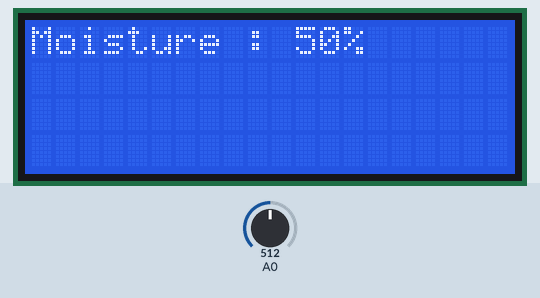
A sketch run on a simulated Arduino Uno, built with avr-gcc and run on an emulated ATmega328P. Parts: 20×4 character LCD. The inputs (shaded band) are chosen by the test bench; at power-on: A0 = 512. What the sketch prints to the serial monitor is not drawn.

Above: at 1.7 s.
1.8 s: A0 set to 716
At 2.5 s:
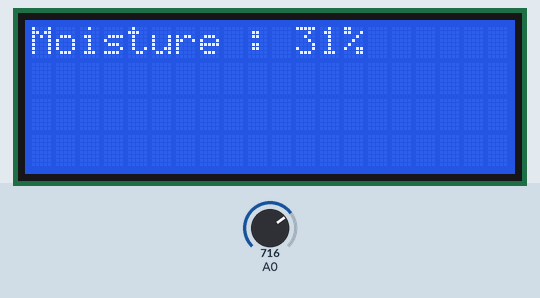
4.9 s: A0 set to 900
At 5.6 s:
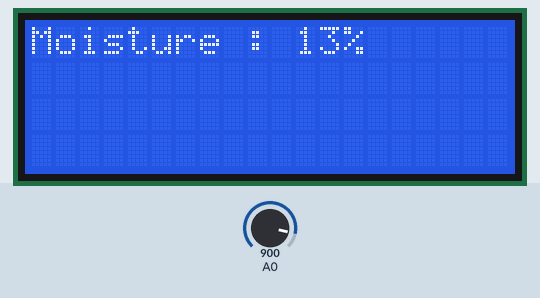
6.7 s: A0 set to 1023
At 7.2 s:
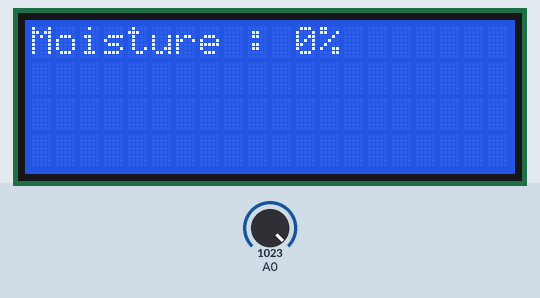
Timing chart, 0 to 9.7 s (numbered marks = the images above; inputs shaded):
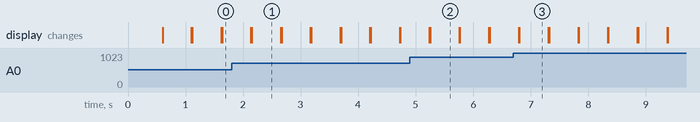

The sketch:

2_SoilMosture.ino
```cpp
/*https://www.youtube.com/watch?v=ejJOD0WQGRM&t=724s
 *
 */
#include <Wire.h>
#include <LiquidCrystal_I2C.h>
LiquidCrystal_I2C lcd(0x27, 20, 4); // set the LCD address to 0x27 for a 20 chars and 4 line display

int soil;
int moisture;
void setup()
{
  //lcd.init();               // initialize the lcd
  Serial.begin(9600);
  lcd.begin(20, 4);
  lcd.backlight();          //backlight turn on

  lcd.setCursor(0, 0);
  lcd.print("Welcome This Project");
  delay(500);
  lcd.clear();
}

void loop() {
  // put your main code here, to run repeatedly:
  soil = analogRead(A0);
  moisture = map(soil, 0, 1023, 100, 0);
  lcd.setCursor(0, 0);
  lcd.print("Moisture : ");
  lcd.print(moisture);
  lcd.print("%");
  Serial.println(moisture);
  delay(500);
  lcd.clear();
}
```

Measured:
- after the input at 1.8 s, the display: first differs from a run without the input after 0.35 s (image 1)
- after the input at 4.9 s, the display: first differs from a run without the input after 0.35 s (image 2)
- after the input at 6.7 s, the display: first differs from a run without the input after 0.10 s (image 3)
- what the display in image 1 shows lasts 0.5 s, from 2.2 s to 2.7 s
